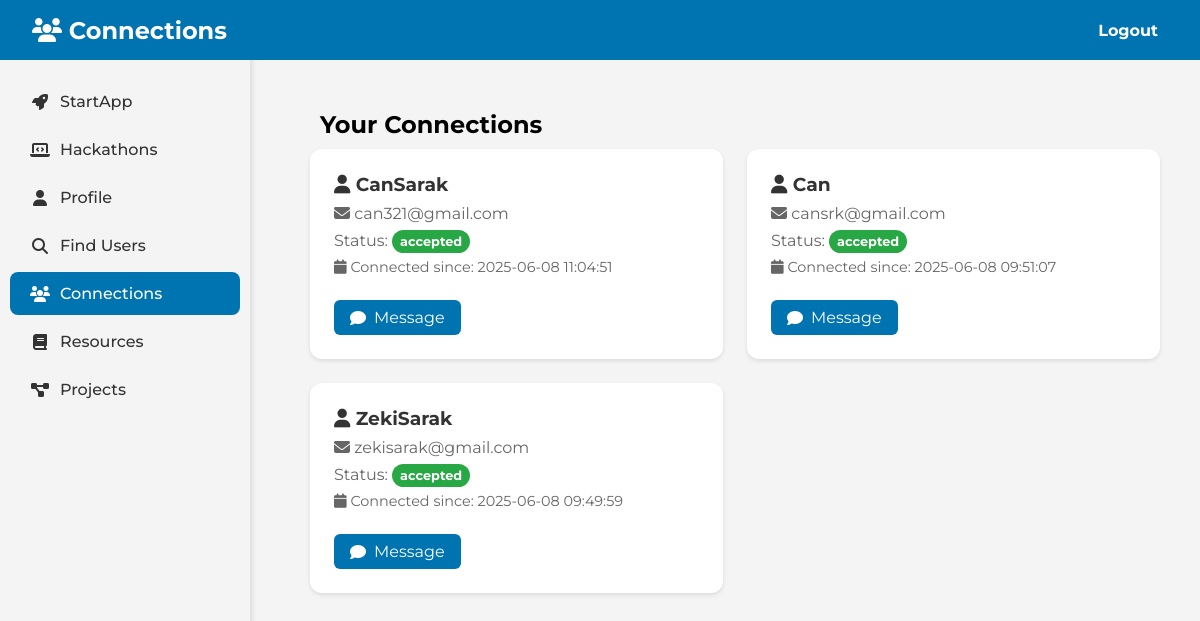
The page /connections (signed in) on the database its author committed.
### tables this page shows
CREATE TABLE connections (id INTEGER PRIMARY KEY AUTOINCREMENT, user1 TEXT NOT NULL, user2 TEXT NOT NULL, status TEXT NOT NULL, created_at DATETIME NOT NULL, FOREIGN KEY (user1) REFERENCES users(username), FOREIGN KEY (user2) REFERENCES users(username));

CREATE TABLE `users` (`id` INTEGER PRIMARY KEY AUTOINCREMENT, `username` TEXT UNIQUE NOT NULL, `email` TEXT UNIQUE NOT NULL, `password` TEXT NOT NULL, role TEXT DEFAULT 'user');

### app.py (the view)
@app.route('/connections', methods=['GET'])
def connections():
    if 'username' not in session:
        flash("Please log in to view connections.", "error")
        return redirect(url_for('home'))
    connections = query_db("""
        SELECT
            u.username,
            u.email,
            c.status,
            c.created_at,
            CASE
                WHEN c.user1 = ? THEN 'sent'
                WHEN c.user2 = ? THEN 'received'
            END as request_type
        FROM connections c
        JOIN users u ON (c.user1 = u.username OR c.user2 = u.username)
        WHERE (c.user1 = ? OR c.user2 = ?) AND u.username != ?
        ORDER BY c.created_at DESC
    """, [session['username'], session['username'], session['username'], session['username'], session['username']])
    return render_template('connections.html', connections=connections)

### app.py (called while the page is built)
def get_db():
    if 'db' not in g:
        g.db = sqlite3.connect(
            'database.sqlite',
            detect_types=sqlite3.PARSE_DECLTYPES
        )
        g.db.row_factory = sqlite3.Row
    return g.db

def query_db(query, args=(), one=False):
     cur = get_db().execute(query, args)
     rv = cur.fetchall()
     cur.close()
     return (rv[0] if rv else None) if one else rv

### templates/connections.html (shortened to what this page needs)
<!DOCTYPE html>
<html lang="en">
<head>
    <link rel="stylesheet" href="{{ url_for('static', filename='css/index.css') }}">
</head>
<body>
    <header>
        <div class="navbar">
            <h1><i class="fas fa-users"></i> Connections</h1>
            <nav>
                <ul>
                    <li><a href="/logout">Logout</a></li>
                </ul>
            </nav>
        </div>
    </header>
    <div class="container">
        <aside class="sidebar">
            <ul>
                <li><a href="/"><i class="fas fa-rocket"></i> StartApp</a></li>
                <li><a href="/hack"><i class="fas fa-laptop-code"></i> Hackathons</a></li>
                <li><a href="/profile"><i class="fas fa-user"></i> Profile</a></li>
                <li><a href="/search_users"><i class="fas fa-search"></i> Find Users</a></li>
                <li>
                    <a href="/connections" class="active">
                        <i class="fas fa-users"></i> Connections
                    </a>
                </li>
                <li><a href="/resources"><i class="fas fa-book"></i> Resources</a></li>
                <li><a href="/projects"><i class="fas fa-project-diagram"></i> Projects</a></li>
            </ul>
        </aside>
        <main class="main-content">
            <h2>Your Connections</h2>
            {% if connections %}
                <div class="connections-grid">
                    {% for connection in connections %}
                        <div class="connection-card">
                            <div class="connection-info">
                                <h3><i class="fas fa-user"></i> {{ connection.username }}</h3>
                                <p><i class="fas fa-envelope"></i> {{ connection.email }}</p>
                                <p class="status">
                                    Status:
                                    <span class="badge {% if connection.status == 'accepted' %}accepted{% else %}pending{% endif %}">
                                        {{ connection.status }}
                                    </span>
                                </p>
                                <p class="connection-date">
                                    <i class="fas fa-calendar"></i> Connected since: {{ connection.created_at }}
                                </p>
                                {% if connection.status == 'accepted' %}
                                    <a href="{{ url_for('messages', username=connection.username) }}" class="message-btn">
                                        <i class="fas fa-comment"></i> Message
                                    </a>
                                {% elif connection.request_type == 'sent' and connection.status == 'pending' %}
                                    <p class="pending-status">Request Sent - Pending Response</p>
                                {% endif %}
                            </div>
                        </div>
                    {% endfor %}
                </div>
            {% endif %}
        </main>
    </div>
</body>
</html>

### static/css/index.css (style rules this page uses)
* { margin: 0; padding: 0; box-sizing: border-box; }
body { font-family: "Montserrat", sans-serif; font-optical-sizing: auto; font-weight: 400; font-style: normal; background-color: #f4f4f4; }
.navbar { display: flex; justify-content: space-between; align-items: center; background-color: #0073b1; color: white; padding: 1rem 2rem; position: fixed; top: 0; left: 0; width: 100%; z-index: 1000; height: 60px; }
.navbar h1 { font-size: 1.5rem; }
.navbar ul { list-style: none; display: flex; }
.navbar ul li { margin-left: 2rem; }
.navbar ul li a { font-family: "Montserrat", sans-serif; font-optical-sizing: auto; font-weight: 700; font-style: normal; padding: 10px; background-color: #0073b1; color: white; border: none; cursor: pointer; text-decoration: none; }
.container { width: 100%; padding: 20px; margin: 0; display: flex; flex-direction: column; }
.sidebar { width: 250px; background-color: #f4f4f4; height: 100vh; position: fixed; left: 0; top: 0; z-index: 999; box-shadow: 2px 0px 5px rgba(0, 0, 0, 0.1); padding-top: 80px; }
.sidebar ul { list-style: none; padding: 0; margin: 0; }
.sidebar ul li { margin-bottom: 5px; }
.sidebar ul li a { position: relative; display: flex; align-items: center; color: #333; text-decoration: none; padding: 12px 20px; transition: all 0.3s ease; font-weight: 500; border-radius: 8px; margin: 0 10px; }
.sidebar ul li a i { margin-right: 10px; width: 20px; text-align: center; }
.sidebar ul li a.active { background-color: #0073b1; color: white; }
.main-content { margin-left: 270px; padding: 20px; padding-top: 80px; width: calc(100% - 270px); }
.main-content h2 { color: black; padding: 10px; }
.connections-grid { display: grid; grid-template-columns: repeat(auto-fill, minmax(300px, 1fr)); gap: 1.5rem; width: 100%; }
.connection-card { background: white; border-radius: 12px; padding: 1.5rem; box-shadow: 0 2px 4px rgba(0, 0, 0, 0.1); }
.connection-info h3 { color: #333; margin-bottom: 0.5rem; }
.connection-info p { color: #666; margin-bottom: 0.5rem; }
.connection-date { font-size: 0.9rem; color: #888; }
.badge { padding: 4px 8px; border-radius: 12px; font-size: 0.8rem; font-weight: bold; }
.badge.accepted { background-color: #28a745; color: white; }
.message-btn { display: inline-block; padding: 8px 16px; background-color: #0073b1; color: white; text-decoration: none; border-radius: 6px; margin-top: 1rem; transition: background-color 0.3s ease; }
.message-btn { position: relative; display: inline-flex; align-items: center; gap: 0.5rem; }

### rows shown on the page
connections: username "CanSarak", email "can321@gmail.com", status "accepted", created_at "2025-06-08 11:04:51"
connections: username "Can", email "cansrk@gmail.com", status "accepted", created_at "2025-06-08 09:51:07"
connections: username "ZekiSarak", email "zekisarak@gmail.com", status "accepted", created_at "2025-06-08 09:49:59"
